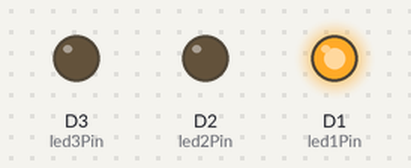
The sketch below on a simulated ESP8266 (NodeMCU). On the bench: output pins drawn as LEDs (lit = HIGH).

Above: at 0.5 s.
At 2.5 s:
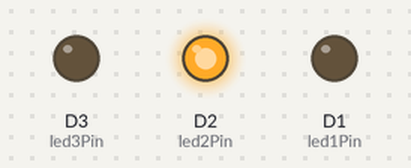
At 4.5 s:
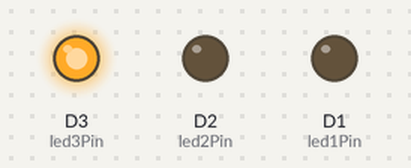
At 5.5 s:
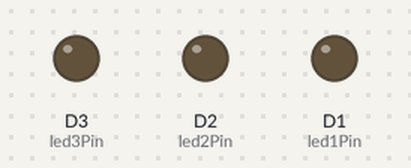
Timing chart, 0 to 7.8 s (numbered marks = the images above):
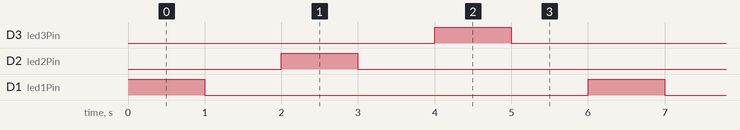

Measured:
- by itself, D3 (led3Pin), D2 (led2Pin), D1 (led1Pin): alternates HIGH for 1.0 s and LOW for 5.0 s
- by itself, everything shown: repeats every 6.0 s, in 6 steps

The sketch:

pertemuan1.ino
```cpp
int led1Pin = D1; //menetapkan pin dan tipe data
int led2Pin = D2; //menetapkan pin dan tipe data
int led3Pin = D3; //menetapkan pin dan tipe data

void setup() {
  pinMode(led1Pin, OUTPUT); //menetapkan pin mode
  pinMode(led2Pin, OUTPUT); //menetapkan pin mode
  pinMode(led3Pin, OUTPUT); //menetapkan pin mode
}

void loop() {
  digitalWrite(led1Pin, HIGH); //memberi tegangan positif(+) pada pin LED 1
  delay(1000); //membari jeda waktu selama 0,5 detik
  digitalWrite(led1Pin, LOW); //memberi tegangan negatif(-) pada pin LED 1
  delay(1000); //membari jeda waktu selama 0,5 detik

  digitalWrite(led2Pin, HIGH); //memberi tegangan positif(+) pada pin LED 2
  delay(1000); //membari jeda waktu selama 0,5 detik
  digitalWrite(led2Pin, LOW); //memberi tegangan negatif(-) pada pin LED 2
  delay(1000); //membari jeda waktu selama 0,5 detik

  digitalWrite(led3Pin, HIGH); //memberi tegangan positif(+) pada pin LED 3
  delay(1000); //membari jeda waktu selama 0,5 detik
  digitalWrite(led3Pin, LOW); //memberi tegangan negatif(-) pada pin LED 3
  delay(1000); //membari jeda waktu selama 0,5 detik
}
```
